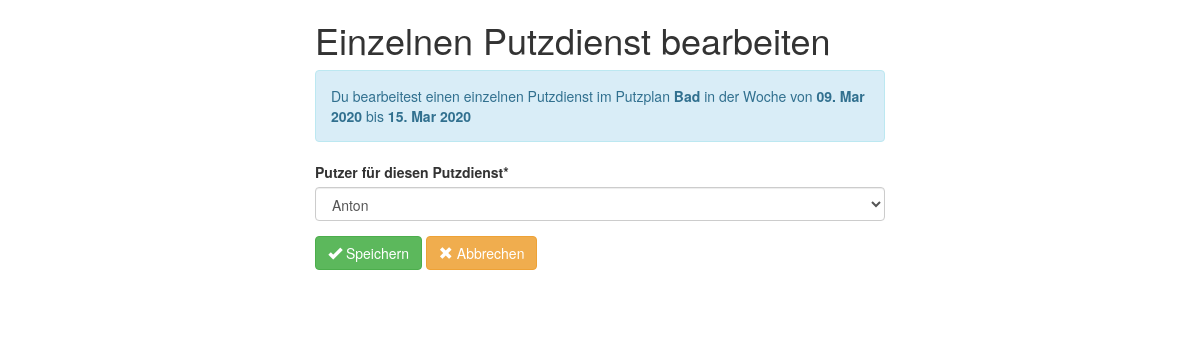
Page /assignment-edit/22/3/ (signed in) on the earlier database version.
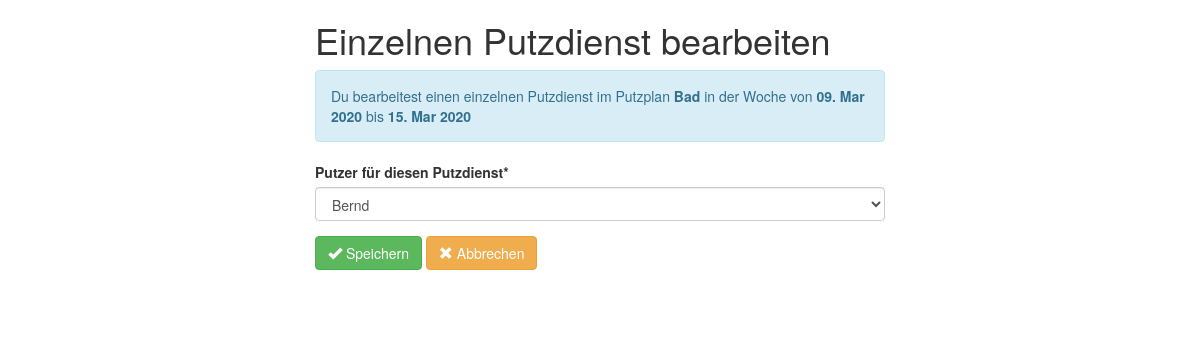
Same page on the later database version.
### webinterface/models.py (models this page shows, shortened)
class Assignment(models.Model):
    cleaner = models.ForeignKey(Cleaner, on_delete=models.CASCADE)
    cleaners_comment = models.CharField(max_length=200)
    created = models.DateField(auto_now_add=timezone.now().date(), editable=False)
    cleaning_week = models.ForeignKey(CleaningWeek, on_delete=models.CASCADE, editable=False)
    schedule = models.ForeignKey(Schedule, on_delete=models.CASCADE, editable=False)
    objects = AssignmentQuerySet.as_manager()
    class Meta:
        ordering = ('-cleaning_week__week',)

### webinterface/form_views.py (the view, shortened to what this page needs)
# urls.py: path('assignment-edit/<int:pk>/<int:page>/', staff_member_required(AssignmentUpdateView.as_view()),
class AssignmentUpdateView(UpdateView):
    form_class = AssignmentForm
    model = Assignment
    success_url = reverse_lazy('webinterface:config')
    template_name = 'webinterface/generic_form.html'
    def get_context_data(self, **kwargs):
        context = super().get_context_data(**kwargs)
        context['title'] = "Einzelnen Putzdienst bearbeiten"
        context['info_banner'] = {'text': "Du bearbeitest einen einzelnen Putzdienst "
                                          "im Putzplan <strong>{}</strong> in der Woche von <strong>{}</strong> bis "
                                          "<strong>{}</strong>".format(
                                            self.object.schedule,
                                            self.object.cleaning_week.week_start().strftime("%d. %b %Y"),
                                            self.object.cleaning_week.week_end().strftime("%d. %b %Y"))}
        context['submit_button'] = {'text': "Speichern"}
        context['cancel_button'] = {'text': "Abbrechen",
                                    'url': reverse_lazy('webinterface:schedule-view',
                                                        kwargs={'slug': self.object.schedule.slug,
                                                                'page': self.kwargs['page']})}
        return context

### webinterface/forms.py
class AssignmentForm(forms.ModelForm):
    class Meta:
        model = Assignment
        fields = ['cleaner']
        labels = {
            'cleaner': "Putzer für diesen Putzdienst",
        }

### webinterface/models.py (called while the page is built)
def epoch_week_to_monday(week: int) -> datetime.date:
    epoch_seconds = ((week * 7) - 3) * 24 * 60 * 60
    return datetime.date.fromtimestamp(time.mktime(time.gmtime(epoch_seconds)))

def epoch_week_to_sunday(week: int) -> datetime.date:
    epoch_seconds = ((week * 7) + 3) * 24 * 60 * 60
    return datetime.date.fromtimestamp(time.mktime(time.gmtime(epoch_seconds)))

    def __str__(self) -> str:
        return self.name

    def __str__(self):
        return self.name

    def week_start(self):
        return epoch_week_to_monday(self.week)

    def week_end(self):
        return epoch_week_to_sunday(self.week)

### webinterface/templates/webinterface/generic_form.html (shortened to what this page needs)
{% extends "webinterface/mobile_first_body.html" %}
{% load crispy_forms_tags %}
{% block main %}
    <h1>{{ title }}</h1>
    {% if info_banner %}
        <div class="alert alert-info" role="alert">{{ info_banner.text|safe }}</div>
    {% endif %}
    <form method="POST" class="form" id="main_form">
        {% crispy form %}
    </form>
    {% if submit_button %}
            <button class="btn btn-success" type="submit" form="main_form" name="save">
                 <span class="glyphicon glyphicon-ok"></span> {{ submit_button.text }}</button>
        {% endif %}
        {% if cancel_button %}
            <a class="btn btn-warning" href="{{ cancel_button.url }}" role="button">
                 <span class="glyphicon glyphicon-remove"></span> {{ cancel_button.text }}</a>
        {% endif %}
    <br><br><br>
{% endblock %}

Differences in the rows shown:
changed Assignment: cleaner "Anton" → "Bernd"
